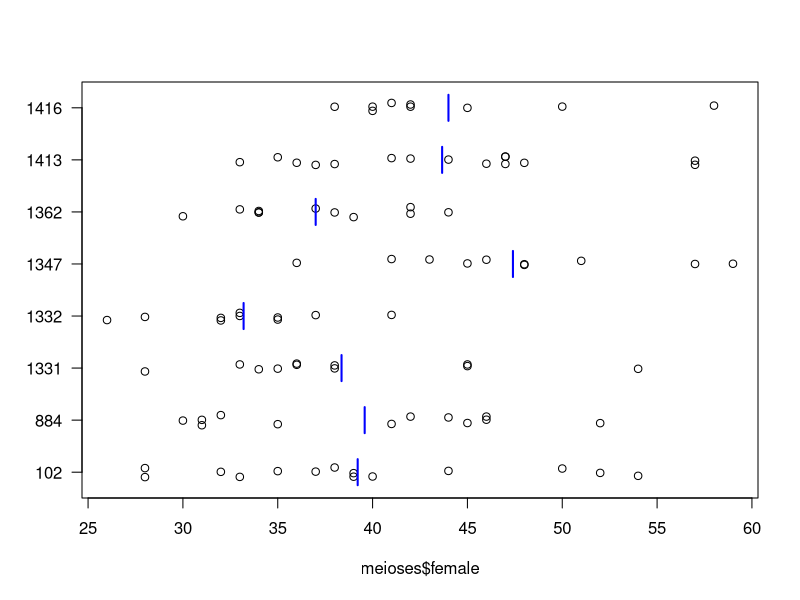
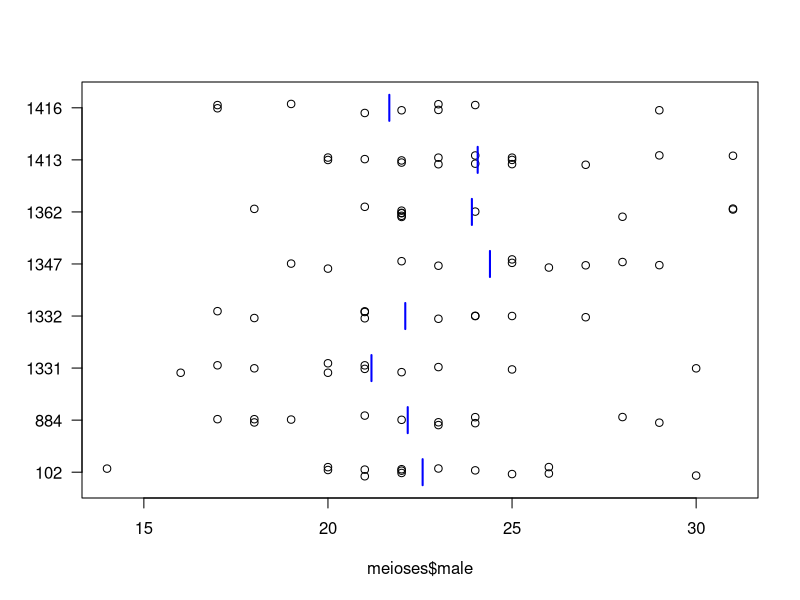

Write R code to recreate these figures, in order.
######################################################################
# Computer notes             Statistics for Laboratory Scientists (2)
# Lecture 7                                  Johns Hopkins University 
######################################################################
# These notes provide R code related to the course lectures, to
# further illustrate the topics in the lectures and to assist the
# students to learn R.
#
# Lines beginning with the symbol '#' are comments in R.  All other
# lines contain code.
#
# In R for Windows, you may wish to open this file from the menu bar
# (File:Display file); you can then easily copy commands into the
# command window.  (Use the mouse to highlight one or more lines; then
# right-click and select "Paste to console".)
######################################################################

# The data used in this lecture are available at
#   http://www.biostat.jhsph.edu/~kbroman/teaching/labstat/fourth/meioses.csv
# Reference: Broman et al. (1998) Am J Hum Genet 63:861-869
#
# The data have three columns: family, female, male.  These last two give
# the total number of crossovers on the 22 autosomes in each of the male
# and female meioses.

meioses <- read.csv("meioses.csv")

# need to make the family column a "factor" to get anova to work properly
meioses$family <- as.factor(meioses$family)

# plot the data
par(las=1) # make y-axis labels horizontal
stripchart(meioses$female ~ meioses$family, method="jitter", pch=1)

# get the within-group means
female.me <- tapply(meioses$female, meioses$family, mean)

# add them to the plot
segments(female.me, (1:8)-0.25, female.me, (1:8)+0.25, lwd=2, col="blue")

# same for the male counts
par(las=1)
stripchart(meioses$male ~ meioses$family, method="jitter", pch=1)
male.me <- tapply(meioses$male, meioses$family, mean)
segments(male.me, (1:8)-0.25, male.me, (1:8)+0.25, lwd=2, col="blue")

# ANOVA tables
out.fem <- aov(female ~ family, data=meioses)
summary(out.fem)

out.mal <- aov(male ~ family, data=meioses)
summary(out.mal)

# permutation tests
n.sim <- 1000
perm.fem <- perm.mal <- 1:n.sim
simdat <- meioses
for(i in 1:n.sim) {
  simdat$family <- sample(simdat$family)
  perm.fem[i] <- anova(aov(female ~ family, data=simdat))[1,4]
  perm.mal[i] <- anova(aov(male ~ family, data=simdat))[1,4]
  # Note: the function anova() [rather than summary()] allows me
  #       to pull out the F statistic from the anova table.
}

# observed F statistics
obs.fem <- anova(out.fem)[1,4]
obs.mal <- anova(out.mal)[1,4]

# estimated P-values
mean(perm.fem >= obs.fem)
mean(perm.mal >= obs.mal)


##################
# End of comp07.R
##################
